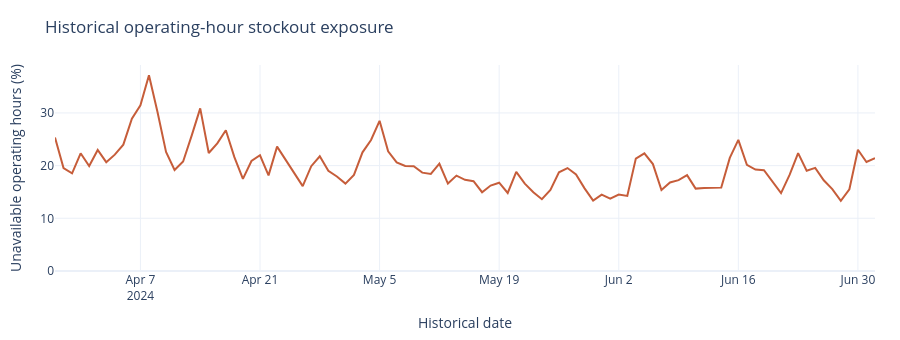

Notebook source saved alongside this figure:
### Code cell
fig_availability = px.line(
    daily.assign(exposure_pct=daily.stockout_hour_rate * 100),
    x="date",
    y="exposure_pct",
    title="Historical operating-hour stockout exposure",
    labels={"date": "Historical date", "exposure_pct": "Unavailable operating hours (%)"},
)
fig_availability.update_traces(line_color="#C65D3A")
fig_availability.update_yaxes(rangemode="tozero")
fig_availability.update_layout(height=340, margin=dict(l=55, r=25, t=65, b=55))
fig_availability

### Figure 1 — Plotly figure (JSON) as saved in the notebook; plotly's stock layout.template omitted (floating-point values rounded to 4 significant figures)
{"data": [{"hovertemplate": "Historical date=%{x}<br>Unavailable operating hours (%)=%{y}<extra></extra>", "legendgroup": "", "line": {"color": "#C65D3A", "dash": "solid"}, "marker": {"symbol": "circle"}, "mode": "lines", "name": "", "orientation": "v", "showlegend": false, "x": ["2024-03-28", "2024-03-29", "2024-03-30", "2024-03-31", "2024-04-01", "2024-04-02", "2024-04-03", "2024-04-04", "2024-04-05", "2024-04-06", "2024-04-07", "2024-04-08", "2024-04-09", "2024-04-10", "2024-04-11", "2024-04-12", "2024-04-13", "2024-04-14", "2024-04-15", "2024-04-16", "2024-04-17", "2024-04-18", "2024-04-19", "2024-04-20", "2024-04-21", "2024-04-22", "2024-04-23", "2024-04-24", "2024-04-25", "2024-04-26", "2024-04-27", "2024-04-28", "2024-04-29", "2024-04-30", "2024-05-01", "2024-05-02", "2024-05-03", "2024-05-04", "2024-05-05", "2024-05-06", "2024-05-07", "2024-05-08", "2024-05-09", "2024-05-10", "2024-05-11", "2024-05-12", "2024-05-13", "2024-05-14", "2024-05-15", "2024-05-16", "2024-05-17", "2024-05-18", "2024-05-19", "2024-05-20", "2024-05-21", "2024-05-22", "2024-05-23", "2024-05-24", "2024-05-25", "2024-05-26", "2024-05-27", "2024-05-28", "2024-05-29", "2024-05-30", "2024-05-31", "2024-06-01", "2024-06-02", "2024-06-03", "2024-06-04", "2024-06-05", "2024-06-06", "2024-06-07", "2024-06-08", "2024-06-09", "2024-06-10", "2024-06-11", "2024-06-12", "2024-06-13", "2024-06-14", "2024-06-15", "2024-06-16", "2024-06-17", "2024-06-18", "2024-06-19", "2024-06-20", "2024-06-21", "2024-06-22", "2024-06-23", "2024-06-24", "2024-06-25", "2024-06-26", "2024-06-27", "2024-06-28", "2024-06-29", "2024-06-30", "2024-07-01", "2024-07-02"], "xaxis": "x", "y": [25.35, 19.53, 18.54, 22.34, 19.92, 22.96, 20.65, 22.09, 23.98, 28.91, 31.44, 37.14, 30.17, 22.61, 19.16, 20.79, 25.69, 30.86, 22.39, 24.22, 26.7, 21.61, 17.49, 20.87, 21.97, 18.15, 23.6, 21.11, 18.55, 16.1, 19.89, 21.77, 19.02, 17.93, 16.59, 18.25, 22.53, 24.86, 28.51, 22.72, 20.62, 19.94, 19.87, 18.67, 18.41, 20.36, 16.6, 18.1, 17.31, 17.05, 14.95, 16.21, 16.76, 14.81, 18.81, 16.58, 14.96, 13.64, 15.4, 18.73, 19.53, 18.33, 15.69, 13.36, 14.48, 13.73, 14.52, 14.25, 21.33, 22.34, 20.29, 15.37, 16.79, 17.24, 18.18, 15.64, 15.77, 15.85, 15.82, 21.47, 24.88, 20.14, 19.25, 19.12, 16.87, 14.79, 18.23, 22.38, 19.02, 19.57, 17.22, 15.55, 13.32, 15.52, 23.02, 20.69, 21.43], "yaxis": "y", "type": "scatter"}], "layout": {"xaxis": {"anchor": "y", "domain": [0.0, 1.0], "title": {"text": "Historical date"}}, "yaxis": {"anchor": "x", "domain": [0.0, 1.0], "title": {"text": "Unavailable operating hours (%)"}, "rangemode": "tozero"}, "legend": {"tracegroupgap": 0}, "title": {"text": "Historical operating-hour stockout exposure"}, "margin": {"l": 55, "r": 25, "t": 65, "b": 55}, "height": 340}}
